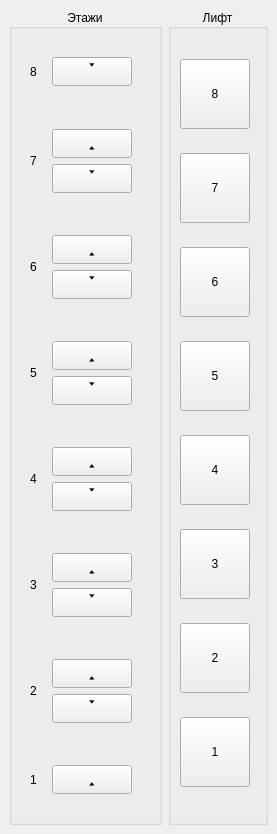
<?xml version="1.0" encoding="UTF-8"?>
<ui version="4.0">
 <class>MainWindow</class>
 <widget class="QMainWindow" name="MainWindow">
  <property name="geometry">
   <rect>
    <x>0</x>
    <y>0</y>
    <width>277</width>
    <height>834</height>
   </rect>
  </property>
  <property name="windowTitle">
   <string>MainWindow</string>
  </property>
  <widget class="QWidget" name="centralwidget">
   <layout class="QGridLayout" name="gridLayout">
    <item row="0" column="2">
     <widget class="QGroupBox" name="LiftWidget">
      <property name="title">
       <string>Лифт</string>
      </property>
      <property name="alignment">
       <set>Qt::AlignCenter</set>
      </property>
      <widget class="QPushButton" name="LiftButton3">
       <property name="geometry">
        <rect>
         <x>12</x>
         <y>520</y>
         <width>70</width>
         <height>70</height>
        </rect>
       </property>
       <property name="minimumSize">
        <size>
         <width>70</width>
         <height>70</height>
        </size>
       </property>
       <property name="maximumSize">
        <size>
         <width>70</width>
         <height>70</height>
        </size>
       </property>
       <property name="text">
        <string>3</string>
       </property>
      </widget>
      <widget class="QPushButton" name="LiftButton5">
       <property name="geometry">
        <rect>
         <x>12</x>
         <y>332</y>
         <width>70</width>
         <height>70</height>
        </rect>
       </property>
       <property name="minimumSize">
        <size>
         <width>70</width>
         <height>70</height>
        </size>
       </property>
       <property name="maximumSize">
        <size>
         <width>70</width>
         <height>70</height>
        </size>
       </property>
       <property name="text">
        <string>5</string>
       </property>
      </widget>
      <widget class="QPushButton" name="LiftButton7">
       <property name="geometry">
        <rect>
         <x>12</x>
         <y>144</y>
         <width>70</width>
         <height>70</height>
        </rect>
       </property>
       <property name="minimumSize">
        <size>
         <width>70</width>
         <height>70</height>
        </size>
       </property>
       <property name="maximumSize">
        <size>
         <width>70</width>
         <height>70</height>
        </size>
       </property>
       <property name="text">
        <string>7</string>
       </property>
      </widget>
      <widget class="QPushButton" name="LiftButton2">
       <property name="geometry">
        <rect>
         <x>12</x>
         <y>614</y>
         <width>70</width>
         <height>70</height>
        </rect>
       </property>
       <property name="minimumSize">
        <size>
         <width>70</width>
         <height>70</height>
        </size>
       </property>
       <property name="maximumSize">
        <size>
         <width>70</width>
         <height>70</height>
        </size>
       </property>
       <property name="text">
        <string>2</string>
       </property>
       <property name="iconSize">
        <size>
         <width>16</width>
         <height>16</height>
        </size>
       </property>
      </widget>
      <widget class="QPushButton" name="LiftButton4">
       <property name="geometry">
        <rect>
         <x>12</x>
         <y>426</y>
         <width>70</width>
         <height>70</height>
        </rect>
       </property>
       <property name="minimumSize">
        <size>
         <width>70</width>
         <height>70</height>
        </size>
       </property>
       <property name="maximumSize">
        <size>
         <width>70</width>
         <height>70</height>
        </size>
       </property>
       <property name="text">
        <string>4</string>
       </property>
      </widget>
      <widget class="QPushButton" name="LiftButton6">
       <property name="geometry">
        <rect>
         <x>12</x>
         <y>238</y>
         <width>70</width>
         <height>70</height>
        </rect>
       </property>
       <property name="minimumSize">
        <size>
         <width>70</width>
         <height>70</height>
        </size>
       </property>
       <property name="maximumSize">
        <size>
         <width>70</width>
         <height>70</height>
        </size>
       </property>
       <property name="text">
        <string>6</string>
       </property>
      </widget>
      <widget class="QPushButton" name="LiftButton8">
       <property name="geometry">
        <rect>
         <x>12</x>
         <y>50</y>
         <width>70</width>
         <height>70</height>
        </rect>
       </property>
       <property name="minimumSize">
        <size>
         <width>70</width>
         <height>70</height>
        </size>
       </property>
       <property name="maximumSize">
        <size>
         <width>70</width>
         <height>70</height>
        </size>
       </property>
       <property name="text">
        <string>8</string>
       </property>
      </widget>
      <widget class="QPushButton" name="LiftButton1">
       <property name="geometry">
        <rect>
         <x>12</x>
         <y>708</y>
         <width>70</width>
         <height>70</height>
        </rect>
       </property>
       <property name="minimumSize">
        <size>
         <width>70</width>
         <height>70</height>
        </size>
       </property>
       <property name="maximumSize">
        <size>
         <width>70</width>
         <height>70</height>
        </size>
       </property>
       <property name="text">
        <string>1</string>
       </property>
       <property name="checkable">
        <bool>false</bool>
       </property>
       <property name="checked">
        <bool>false</bool>
       </property>
       <property name="autoExclusive">
        <bool>false</bool>
       </property>
       <property name="autoRepeatInterval">
        <number>100</number>
       </property>
       <property name="autoDefault">
        <bool>false</bool>
       </property>
       <property name="default">
        <bool>false</bool>
       </property>
       <property name="flat">
        <bool>false</bool>
       </property>
      </widget>
     </widget>
    </item>
    <item row="0" column="1">
     <widget class="QGroupBox" name="FloorsWidget">
      <property name="title">
       <string>Этажи</string>
      </property>
      <property name="alignment">
       <set>Qt::AlignCenter</set>
      </property>
      <layout class="QVBoxLayout" name="verticalLayout">
       <item>
        <widget class="QWidget" name="FloorWidget8" native="true">
         <layout class="QHBoxLayout" name="horizontalLayout_8">
          <item>
           <widget class="QLabel" name="FloorLabel8">
            <property name="text">
             <string>8</string>
            </property>
           </widget>
          </item>
          <item>
           <widget class="QWidget" name="FloorButtonsWidget8" native="true">
            <layout class="QGridLayout" name="gridLayout_10">
             <item row="0" column="0">
              <widget class="QPushButton" name="FloorDownButton8">
               <property name="text">
                <string>🢓</string>
               </property>
              </widget>
             </item>
            </layout>
           </widget>
          </item>
         </layout>
        </widget>
       </item>
       <item>
        <widget class="QWidget" name="FloorWidget7" native="true">
         <layout class="QHBoxLayout" name="horizontalLayout_7">
          <item>
           <widget class="QLabel" name="FloorLabel7">
            <property name="text">
             <string>7</string>
            </property>
           </widget>
          </item>
          <item>
           <widget class="QWidget" name="FloorButtonsWidget7" native="true">
            <layout class="QGridLayout" name="gridLayout_9">
             <item row="0" column="0">
              <widget class="QPushButton" name="FloorUpButton7">
               <property name="text">
                <string>🢑</string>
               </property>
              </widget>
             </item>
             <item row="1" column="0">
              <widget class="QPushButton" name="FloorDownButton7">
               <property name="text">
                <string>🢓</string>
               </property>
              </widget>
             </item>
            </layout>
           </widget>
          </item>
         </layout>
        </widget>
       </item>
       <item>
        <widget class="QWidget" name="FloorWidget6" native="true">
         <layout class="QHBoxLayout" name="horizontalLayout_6">
          <item>
           <widget class="QLabel" name="FloorLabel6">
            <property name="text">
             <string>6</string>
            </property>
           </widget>
          </item>
          <item>
           <widget class="QWidget" name="FloorButtonsWidget6" native="true">
            <layout class="QGridLayout" name="gridLayout_8">
             <item row="0" column="0">
              <widget class="QPushButton" name="FloorUpButton6">
               <property name="text">
                <string>🢑</string>
               </property>
              </widget>
             </item>
             <item row="1" column="0">
              <widget class="QPushButton" name="FloorDownButton6">
               <property name="text">
                <string>🢓</string>
               </property>
              </widget>
             </item>
            </layout>
           </widget>
          </item>
         </layout>
        </widget>
       </item>
       <item>
        <widget class="QWidget" name="FloorWidget5" native="true">
         <layout class="QHBoxLayout" name="horizontalLayout_5">
          <item>
           <widget class="QLabel" name="FloorLabel5">
            <property name="text">
             <string>5</string>
            </property>
           </widget>
          </item>
          <item>
           <widget class="QWidget" name="FloorButtonsWidget5" native="true">
            <layout class="QGridLayout" name="gridLayout_7">
             <item row="0" column="0">
              <widget class="QPushButton" name="FloorUpButton5">
               <property name="text">
                <string>🢑</string>
               </property>
              </widget>
             </item>
             <item row="1" column="0">
              <widget class="QPushButton" name="FloorDownButton5">
               <property name="text">
                <string>🢓</string>
               </property>
              </widget>
             </item>
            </layout>
           </widget>
          </item>
         </layout>
        </widget>
       </item>
       <item>
        <widget class="QWidget" name="FloorWidget4" native="true">
         <layout class="QHBoxLayout" name="horizontalLayout_4">
          <item>
           <widget class="QLabel" name="FloorLabel4">
            <property name="text">
             <string>4</string>
            </property>
           </widget>
          </item>
          <item>
           <widget class="QWidget" name="FloorButtonsWidget4" native="true">
            <layout class="QGridLayout" name="gridLayout_6">
             <item row="0" column="0">
              <widget class="QPushButton" name="FloorUpButton4">
               <property name="text">
                <string>🢑</string>
               </property>
              </widget>
             </item>
             <item row="1" column="0">
              <widget class="QPushButton" name="FloorDownButton4">
               <property name="text">
                <string>🢓</string>
               </property>
              </widget>
             </item>
            </layout>
           </widget>
          </item>
         </layout>
        </widget>
       </item>
       <item>
        <widget class="QWidget" name="FloorWidget3" native="true">
         <layout class="QHBoxLayout" name="horizontalLayout_3">
          <item>
           <widget class="QLabel" name="FloorLabel3">
            <property name="text">
             <string>3</string>
            </property>
           </widget>
          </item>
          <item>
           <widget class="QWidget" name="FloorButtonsWidget3" native="true">
            <layout class="QGridLayout" name="gridLayout_5">
             <item row="0" column="0">
              <widget class="QPushButton" name="FloorUpButton3">
               <property name="text">
                <string>🢑</string>
               </property>
              </widget>
             </item>
             <item row="1" column="0">
              <widget class="QPushButton" name="FloorDownButton3">
               <property name="text">
                <string>🢓</string>
               </property>
              </widget>
             </item>
            </layout>
           </widget>
          </item>
         </layout>
        </widget>
       </item>
       <item>
        <widget class="QWidget" name="FloorWidget2" native="true">
         <layout class="QHBoxLayout" name="horizontalLayout_2">
          <item>
           <widget class="QLabel" name="FloorLabel2">
            <property name="text">
             <string>2</string>
            </property>
           </widget>
          </item>
          <item>
           <widget class="QWidget" name="FloorButtonsWidget2" native="true">
            <layout class="QGridLayout" name="gridLayout_4">
             <item row="0" column="0">
              <widget class="QPushButton" name="FloorUpButton2">
               <property name="text">
                <string>🢑</string>
               </property>
              </widget>
             </item>
             <item row="1" column="0">
              <widget class="QPushButton" name="FloorDownButton2">
               <property name="text">
                <string>🢓</string>
               </property>
              </widget>
             </item>
            </layout>
           </widget>
          </item>
         </layout>
        </widget>
       </item>
       <item>
        <widget class="QWidget" name="FloorWidget1" native="true">
         <layout class="QHBoxLayout" name="horizontalLayout">
          <item>
           <widget class="QLabel" name="FloorLabel1">
            <property name="text">
             <string>1</string>
            </property>
           </widget>
          </item>
          <item>
           <widget class="QWidget" name="FloorButtonsWidget1" native="true">
            <layout class="QGridLayout" name="gridLayout_3">
             <item row="0" column="0">
              <widget class="QPushButton" name="FloorUpButton1">
               <property name="text">
                <string>🢑</string>
               </property>
              </widget>
             </item>
            </layout>
           </widget>
          </item>
         </layout>
        </widget>
       </item>
      </layout>
     </widget>
    </item>
   </layout>
  </widget>
 </widget>
 <resources/>
 <connections/>
</ui>
